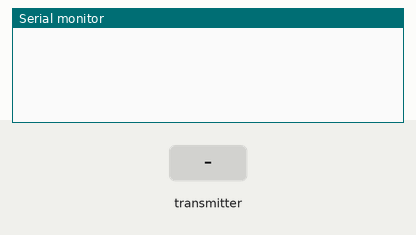
Bench run of a sketch on a simulated Arduino Uno, built with avr-gcc and run on an emulated ATmega328P. Shown: the last lines printed to the serial monitor. The test bench sets the inputs (shaded band). No radio packets arrive unless stated.

Above: at 1.2 s.
1.3 s: the transmitter starts sending data = 0
At 1.47 s:
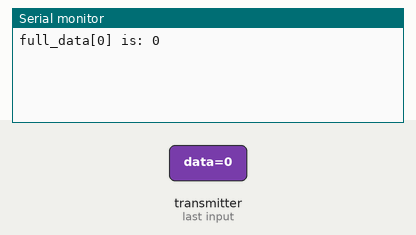
3.0 s: the transmitter starts sending data = 64
At 3.24 s:
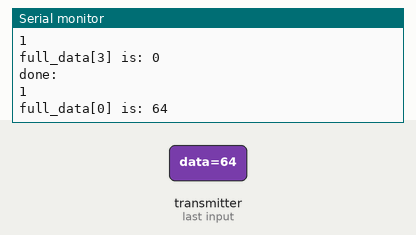
4.5 s: the transmitter starts sending data = 0
Timing chart, 0 to 7.5 s (numbered marks = the images above; inputs shaded):
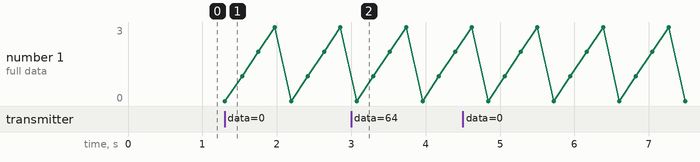

Measured:
- after the input at 1.3 s, the serial monitor: prints a new line at once (image 1)
- after the input at 3.0 s, the serial monitor: prints a new line after 0.08 s (image 2)

The sketch:

non-functioning_receive_code.ino
```cpp
#include <nRF24L01.h>
#include <RF24_config.h>
#include <RF24.h>
#include <stdio.h>
#include <stdlib.h>
#include <SPI.h>
#include "nRF24L01.h"
#include "RF24.h"
//#include "printf.h"

RF24 radio(9, 10);
//pipe addresses
const uint64_t pipes[2] = { 0x0000000048LL, 0x0000000049LL };
byte zero[4] = {0, 0, 0, 0};
byte data_before [4];
byte data;
byte full_data[4];
int data_array[32];
int x = 0;
int y = 0;
bool first = true;
int facing;

int width;
int height;

// Intialize strings to print
String xstring;
String ystring;
String west;
String east;
String north;
String south;
String robot;
String tshape;
String tcolor;


void setup() {
  //BE SURE TO CHANGE THESE DEPENDING ON MAZE SIZE!
  width = 9;
  height = 9;
  Serial.begin(9600);
  //printf_begin();
  radio.begin();
  radio.setRetries(15, 15);
  radio.setAutoAck(true);
  radio.setChannel(0x50);
  radio.setPALevel(RF24_PA_MAX);
  radio.setDataRate(RF24_250KBPS);

  radio.openWritingPipe(pipes[1]);
  radio.openReadingPipe(1, pipes[0]);

  radio.startListening();
  //Serial.println(radio.getPayloadSize());
}
void loop() {
  // put your main code here, to run repeatedly:
  bool avail = radio.available();
  if (avail) {
    radio.startListening();
    for (int k = 0; k < 4; k++) {
      bool done = false;
      while(!done) {
        full_data[k] = 0;
        done = radio.read(&data, 1);
        full_data[k] = data;

        Serial.println();
        Serial.print("full_data[");
        Serial.print(k);
        Serial.print("] is: ");
        Serial.print(data);
        delay(200);
      }
      Serial.println("");
      delay(20);
      Serial.println("done:");
      Serial.println(done);
     // radio.startListening();
    }
  //  radio.stopListening();

  }
  //Serial.println("END OF LOOP");
}
void decipher() {
  // Parse byte array into 1D int array

  for (int i = 0; i < 1; i++) {
    for (int j = 0; j < 8; j++) {
      int k = 8 * i + j;
      data_array[k] = int(bitRead(full_data[i], j));
      Serial.print(data_array[k]);
    }
  }
  Serial.println("");
  // Other Robot Information
  //i don't think we actually transmit this info
  for (int k = 0; k<8;k++) {
    Serial.print(data_array[k]);
  }
  Serial.println();
  for (int k = 8; k<16;k++) {
    Serial.print(data_array[k]);
  }
  Serial.println();
  for (int k = 16; k<24;k++) {
    Serial.print(data_array[k]);
  }
  Serial.println();
 // for (int k = 24; k<32;k++) {
  //  Serial.print(data_array[k]);
 // }
  Serial.println();
  if (data_array[1] == 1) {
    robot = "true";
  }
  else {
    robot = "false";
  }

  // Wall information
  if (data_array[4] == 1) {
    north = "true";
  }
  else {
    north = "false";
  }

  if (data_array[5] == 1) {
    east = "true";
  }
  else {
    east = "false";
  }

  if (data_array[6] == 1) {
    south = "true";
  }
  else {
    south = "false";
  }

  if (data_array[7] == 1) {
    west = "true";
  }
  else {
    west = "false";
  }
  bool treasure_exists = !(!data_array[8] && !data_array[9] &&
    !data_array[12] && !data_array[13] && !data_array[16] && !data_array[17]
    && !data_array[20] && !data_array[21]);
  int wall = 5;
  if (treasure_exists) {
    for (int k = 0; k < 4; k++) {
      if(data_array[8 + 4*k] || data_array[9 + 4*k] ||
      data_array[10 + 4*k] || data_array[11 + 4*k]) {
          wall = k; // wall stores the wall at which the treasure is placed.
        }
    }
    //determine shape info
    if (data_array[11 + 4*wall]) {
      if (data_array[10 + 4*wall]) {
        tshape = "triangle";
      }
      else tshape = "square";
    }
    else {
      tshape = "circle";
    }

    //determine color info
    if (data_array[9 + 4*wall]) {
      if (data_array[8 + 4*wall]) {
        tcolor = "blue";
      }
      else tcolor = "green";
    }
    else {
      tcolor = "red";
    }
  }
  else {
    tshape = "none";
    tcolor = "none";
  }
  // Start at 0 and mark first false
  if (first) {
    x = 0;
    y = 0;
    first = false;
  }
  byte pos = 0;
  for (int k = 0; k < 8; k++) {
    bitWrite(pos, k, data_array[24+k]);
    //Serial.print(data_array[24+k]);
  }
  //Serial.println(pos);
  xstring = pos % width;
  ystring = pos/width;

  //updated this line to print treasure info.
  Serial.println();
  Serial.println(ystring + "," + xstring + "," + "north=" + north + "," + "east=" + east + "," + "south=" + south + "," + "west=" + west + "," + "robot=" + robot + "," + "tshape=" + tshape + "," + "tcolor=" + tcolor);

  if (data_array[2] == 0) {
    if (data_array[3] == 0) {
      facing = 0;
    }
    else {
      facing = 1;
    }
  }
  else {
    if (data_array[3] == 0) {
      facing = 2;
    }
    else {
      facing = 3;
    }
  }

  switch (facing) {
    case 0: y--; break;
    case 1: x++; break;
    case 2: y++; break;
    case 3: x--; break;
  }
}


void copy(byte* src, byte* dst, int len) {
  memcpy(dst, src, sizeof(src[0])*len);
}

bool check_data() {
  if (first) {
    return true;
  }

  int last = int(bitRead(data_before[0], 7));
  int now = int(bitRead(full_data[0], 7));

  if (last != now) {
    return true;
  }
  else {
    return false;
  }
}

bool check_zeros () {
  // Serial.println("checking if all zeros");
  byte zero = 0;
  for (int i = 0; i < 3; i++) {
    if (full_data[i] != zero) {
      //     Serial.println("not zero");
      return false;
    }
  }
  // Serial.println("all zero");
  return true;
}
```
